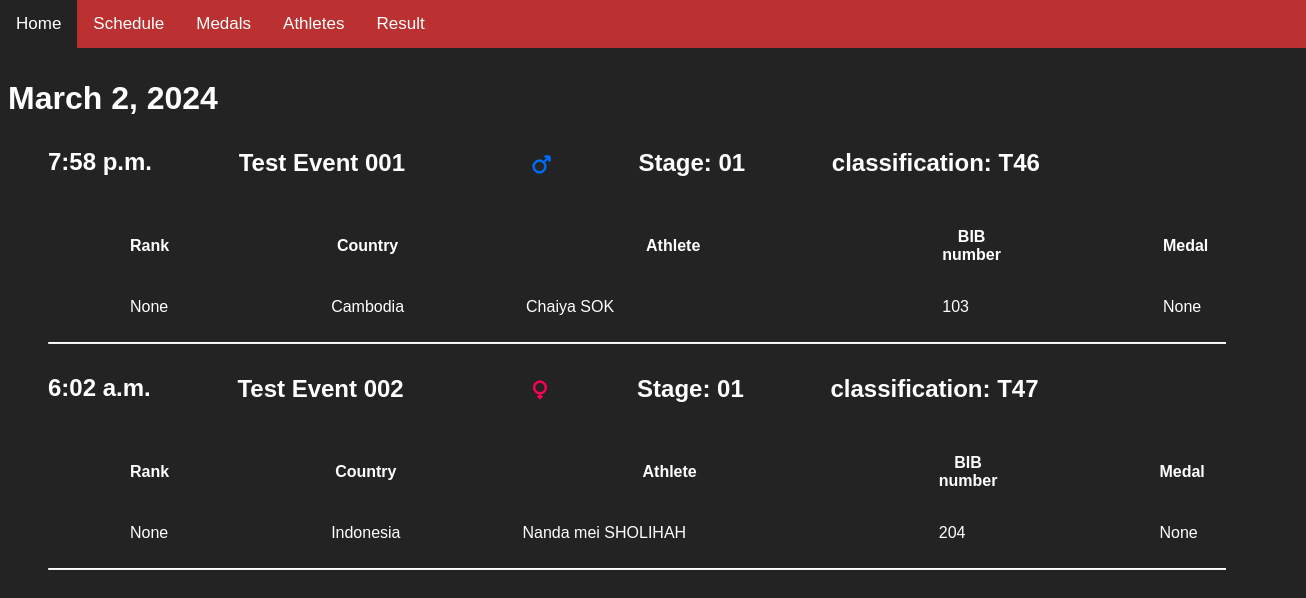
Before: /results/ with the older database file.
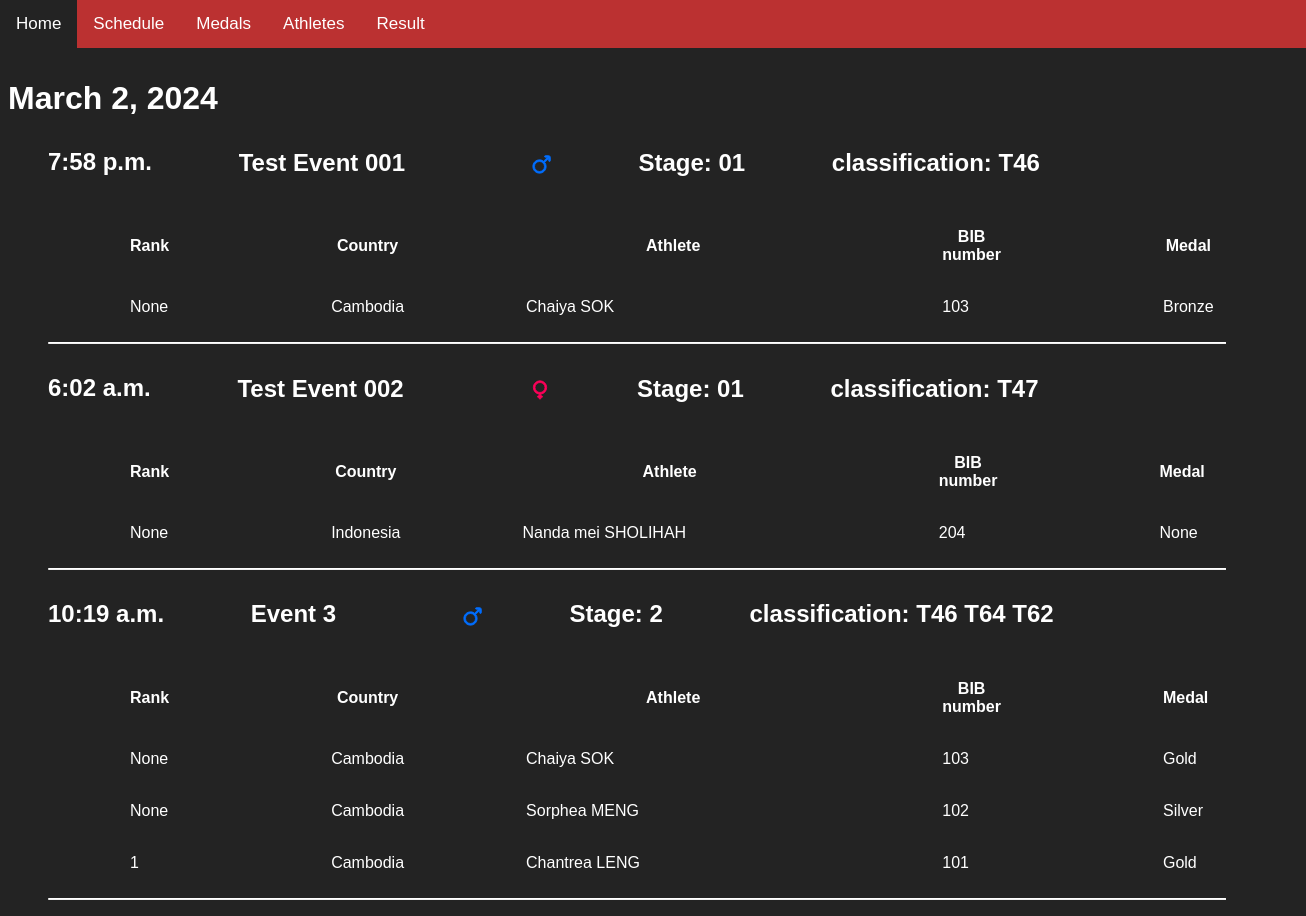
After: the same page with the newer database file.
### webapp/models.py (models this page shows, shortened)
class Session(models.Model):
    id = models.AutoField(primary_key=True)
    day = models.DateField()
    time = models.CharField(max_length=1, choices=(('M', 'Morning'), ('A', 'Afternoon'), ('E', 'Evening')))
    event = models.ManyToManyField(Event)
    class Meta:
        unique_together = ('day', 'time')

class Event(models.Model):
    id = models.AutoField(primary_key=True)
    event_name = models.CharField(max_length=100)
    event_time = models.TimeField()
    stage = models.CharField(max_length=50)
    gender = models.CharField(max_length=1, choices=(('M', 'Men'), ('W', 'Women'), ('O', 'Other')), default=('O'))
    start_datetime = models.DateTimeField()
    end_datetime = models.DateTimeField()
    class Meta:
        unique_together = ('event_time', 'stage', 'gender')

class Result(models.Model):
    athlete = models.ForeignKey(Athlete, on_delete=models.CASCADE)
    event = models.ForeignKey(Event, on_delete=models.CASCADE)
    rank = models.IntegerField(blank=True, null=True)
    result = models.CharField(max_length=50, default='On Going')
    score = models.FloatField(blank=True, null=True)
    medal = models.CharField(max_length=10, choices=(('Gold', 'Gold'), ('Silver', 'Silver'),
                                                   ('Bronze', 'Bronze'), ('None', 'None')), default='None')

class Athlete(models.Model):
    athlete_name = models.CharField(max_length=100)
    bib_number = models.IntegerField()
    best_time_score = models.FloatField(null=True, blank=True)  # Allow for initial null values
    birth_date = models.DateField(null=True, blank=True)
    gender = models.CharField(max_length=1, choices=(('M', 'Men'), ('W', 'Women'), ('O', 'Other')))
    classification = models.ForeignKey(Classification, on_delete=models.PROTECT)
    image_profile = models.ImageField(upload_to='athlete_images', blank=True)
    country = models.ForeignKey(Country, on_delete=models.PROTECT)

class Classification(models.Model):
    classification_name = models.CharField(max_length=50, blank=True, null=True)
    classification_code = models.CharField(max_length=10)
    classification_description = models.TextField(blank=True, null=True)
    def __str__(self):
        return self.classification_code

class Country(models.Model):
    country_name = models.CharField(max_length=100)
    country_code = models.CharField(max_length=3)
    country_flag_image = models.ImageField(upload_to='country_flags')  # Specify upload path

### webapp/views.py (the view)
# urls.py: path('results/', results_view, name='results'),
def results_view(request):
    sessions = Session.objects.all().order_by('day', 'time')
    results = Result.objects.all().order_by('rank')  # Fetch and order sessions
    context = {'sessions': sessions,
               'results': results}
    return render(request, 'results.html', context)

### webapp/templates/results.html (shortened to what this page needs)
{% extends 'index.html' %}
{% load static %}
{% block content %}
<head>
    <link rel="stylesheet" href="{% static 'css/results.css' %}">
</head>
<body>
    {% for session in sessions %}
    <h1 class="whitetext">{{ session.day }}</h1>
    <ul>
        {% for event in session.event.all %}
        <div class="card" onclick="toggleCard(this)">
            <div class="card-content">
                <h2 class="card-header">
                    <span class="event-time bigtext">{{ event.event_time }}</span>
                    <span class="card-content">
                        <span class="event-name-margintext"> {{ event.event_name }}</span>
                        <span class="margintext">
                            <span>Stage:</span>
                            <span>{{ event.stage }} </span>
                        </span>
                        <span class="margintext">
                            <span>classification:</span>
                            {% for result in results %}
                            {% if result.event == event %}
                            <span class="margintextsmall">{{result.athlete.classification}}</span>
                            {% endif %}
                            {% endfor %}
                        </span>
                    </span>
                </h2>
            </div>
            <div class="table-content">
                <table>
                    <thead>
                        <tr>
                            <th class="table-rank-margintext">Rank</th>
                            <th class="table-margintext">Country</th>
                            <th class="table-name-margintext">Athlete</th>
                            <th class="table-margintext">BIB number</th>
                            <th class="table-margintext">Medal</th>
                        </tr>
                    </thead>
                    <tbody>
                        {% for result in results %}
                        {% if result.event == event %}
                        <tr>
                            <td class="table-rank-margintext">{{ result.rank }}</td>
                            <td class="table-margintext">{{ result.athlete.country.country_name }}</td>
                            <td class="margintext">{{ result.athlete.athlete_name }}</td>
                            <td class="table-margintext">{{ result.athlete.bib_number }}</td>
                            <td class="table-margintext">{{ result.medal }}</td>
                        </tr>
                        {% endif %}
                        {% endfor %}
                    </tbody>
                </table>
            </div>
        </div>
        <hr>
        {% endfor %}
    </ul>
    {% endfor %}
    {% endblock %}

### webapp/templates/index.html (shortened to what this page needs)
{% load static %}
<!DOCTYPE html>
<html lang="en">
<head>
  <link rel="stylesheet" href="https://cdnjs.cloudflare.com/ajax/libs/font-awesome/4.7.0/css/font-awesome.min.css">
  <link rel="stylesheet" href="{% static 'css/navbar.css' %}">
</head>
<body>
  <div class="topnav" id="myTopnav">
    <a href="{% url 'home-page' %}">Home</a>
    <a href="{% url 'schedule' %}">Schedule</a>
    <a href="#Medals">Medals</a>
    <a href="{% url 'athlete-list'%}">Athletes</a>
    <a href="{% url 'results' %}">Result</a>
  </div>
  {% block content %}
  {% endblock %}
</body>
</html>

### webapp/static/css/navbar.css (style rules this page uses)
.topnav { background-color: #BB3131; overflow: hidden; position: fixed; width: 100%; left: 0; right: 0; top: 0; }
.topnav a { float: left; display: block; color: white; text-align: center; padding: 14px 16px; text-decoration: none; font-size: 17px; }

### webapp/static/css/results.css (style rules this page uses)
hr { border-top: 1px solid #ffffff; }
body { margin-top: 80px; margin-right: 10vh; padding: 0; font-family: Arial, sans-serif; background-color: #232323; }
body { color: white; }
svg { width: 20px; height: 20px; }
.margintext { padding-right: 5vh; padding-left: 5vh; padding-top: 2vh; padding-bottom: 2vh; }
.event-name-margintext { padding-right: 10vh; padding-left: 10vh; padding-top: 2vh; padding-bottom: 2vh; width: 20vh; }
.table-rank-margintext { padding-right: 10vh; padding-left: 10vh; padding-top: 2vh; padding-bottom: 2vh; }
.table-margintext { padding-right: 10vh; padding-left: 10vh; padding-top: 2vh; padding-bottom: 2vh; }
.table-name-margintext { width: 20vh; padding-right: 20vh; padding-left: 20vh; padding-top: 2vh; padding-bottom: 2vh; }

Changed rows visible on the page:
changed Result: medal "None" → "Bronze"
added Event: event_time "10:19 a.m.", event_name "Event 3", gender "M" (drawn), stage "2"
added Result: athlete.classification "T46", rank "None", athlete.country.country_name "Cambodia", athlete.athlete_name "Chaiya SOK", athlete.bib_number "103", medal "Gold"
added Result: athlete.classification "T64", rank "None", athlete.country.country_name "Cambodia", athlete.athlete_name "Sorphea MENG", athlete.bib_number "102", medal "Silver"
added Result: athlete.classification "T62", rank "1", athlete.country.country_name "Cambodia", athlete.athlete_name "Chantrea LENG", athlete.bib_number "101", medal "Gold"
